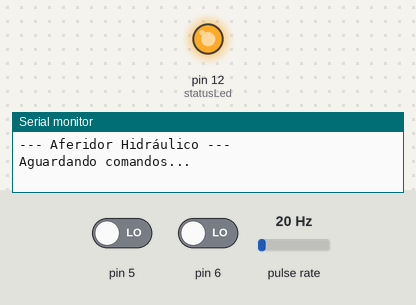
This sketch was run on a simulated Arduino Uno, built with avr-gcc and run on an emulated ATmega328P. On the bench: output pins drawn as LEDs (lit = HIGH), the last lines printed to the serial monitor. Wiring (inferred from the names in the program): pulse sensor: data pin 2. Inputs (shaded band) come from the test bench; at power-on: pin 5 LOW, pin 6 LOW, pulse rate 20 Hz.

Above: at 3.2 s.
3.3 s: pin 5 driven HIGH
At 4.6 s:
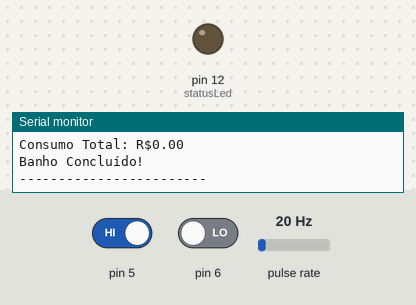
6.4 s: pin 5 driven LOW and pin 6 driven HIGH
At 7.0 s:
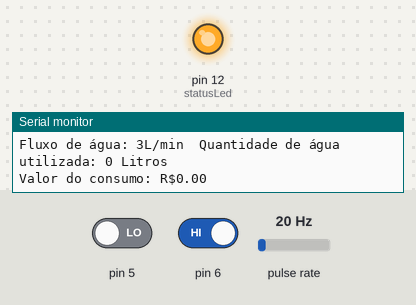
Timing chart, 0 to 9.4 s (numbered marks = the images above; inputs shaded):
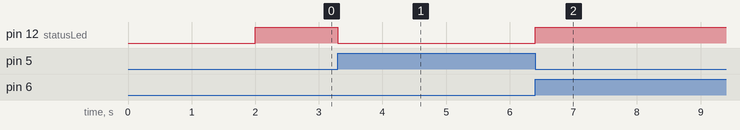

The sketch:

nanoBoardWaterMain.ino
```cpp
/*
CÁLCULO DE CONSUMO DE ÁGUA:

TARIFAS:
R2 - R$6.18(11-15MC)
R3 - R$7.91(16-20MC)

RELAÇÃO MCxL
1L  = 0.001MC
1MC = 1000L

Ex. Tarifa R2: A cada 1000L = 1MC --> R$6.18

EQUAÇÃO:
A(R$) = (V(L) x 0.001) x TARIFA(R$)
RODANDO NO CANAL 2
*/

#include <Wire.h>

char q[10];
char g[10];
char a[10];
char strSend[25];
int require = -1;

byte statusLed    = 12;

//LITROS:
float waterLit = 0;
//R$:
float waterCons = 0;

bool fim_banho = false;

bool concluir = false;

byte sensorInterrupt = 0;

//Digital pin 2
byte sensorPin       = 2;

// The hall-effect flow sensor outputs approximately 4.5 pulses per second per
// litre/minute of flow.
float calibrationFactor = 4.5;

volatile byte pulseCount;

float flowRate;
unsigned int flowMilliLitres;
unsigned long totalMilliLitres;
unsigned long litres;
unsigned long oldTime;

// TARIFA:
#define R2 6.18
#define R3 7.91
float A = 0;

void setup()
{

  // Initialize a serial connection for reporting values to the host
  Serial.begin(115200);
  //CANAL 2
  Wire.begin(2);
  delay(2000);
  Serial.println("--- Aferidor Hidráulico ---");
  Serial.println("Aguardando comandos...");
  Serial.println();
  // Set up the status LED line as an output
  pinMode(statusLed, OUTPUT);
  digitalWrite(statusLed, HIGH);  // We have an active-low LED attached

  pinMode(5, INPUT);
  pinMode(6, INPUT);
  pinMode(sensorPin, INPUT);
  digitalWrite(sensorPin, HIGH);

  pulseCount        = 0;
  flowRate          = 0.0;
  flowMilliLitres   = 0;
  totalMilliLitres  = 0;
  oldTime           = 0;

  // The Hall-effect sensor is connected to pin 2 which uses interrupt 0.
  // Configured to trigger on a FALLING state change (transition from HIGH
  // state to LOW state)
  attachInterrupt(sensorInterrupt, pulseCounter, FALLING);

  Wire.onReceive(receiveEvent);
  Wire.onRequest(requestEvent);
}

/**
 * Main program loop
 */
void loop()
{

  if(digitalRead(5))
  {
    fim_banho = true;
    digitalWrite(12, LOW);
    oldTime = 0;
    //tempo_minutos = 0;
  }
  else
  {
    if(digitalRead(6))
    {
        fim_banho = false;
        digitalWrite(12, HIGH);
        afereAgua();
        concluir = false;
    }
  }

  if(fim_banho && (concluir == false))
  {
    delay(100);
    fechaConta();
  }

}

void afereAgua()
{
  if((millis() - oldTime) > 1000)    // Only process counters once per second
  {
    // Disable the interrupt while calculating flow rate and sending the value to
    // the host
    detachInterrupt(sensorInterrupt);

    // Because this loop may not complete in exactly 1 second intervals we calculate
    // the number of milliseconds that have passed since the last execution and use
    // that to scale the output. We also apply the calibrationFactor to scale the output
    // based on the number of pulses per second per units of measure (litres/minute in
    // this case) coming from the sensor.
    flowRate = ((1000.0 / (millis() - oldTime)) * pulseCount) / calibrationFactor;

    // Note the time this processing pass was executed. Note that because we've
    // disabled interrupts the millis() function won't actually be incrementing right
    // at this point, but it will still return the value it was set to just before
    // interrupts went away.
    oldTime = millis();

    // Divide the flow rate in litres/minute by 60 to determine how many litres have
    // passed through the sensor in this 1 second interval, then multiply by 1000 to
    // convert to millilitres.
    flowMilliLitres = (flowRate / 60) * 1000;

    // Add the millilitres passed in this second to the cumulative total
    totalMilliLitres += flowMilliLitres;

    unsigned int frac;

    // Print the flow rate for this second in litres / minute
    Serial.println();
    Serial.print("Fluxo de água: ");
    Serial.print(int(flowRate));  // Print the integer part of the variable
    Serial.print("L/min");

    Serial.print("\t");       // Print tab space

    // Print the cumulative total of litres flowed since starting
    Serial.print("Quantidade de água utilizada: ");
    litres = totalMilliLitres/1000;
    Serial.print(litres);
    Serial.println(" Litros");

    Serial.println();

    // CALCULA VALOR GASTO EM REAIS MEDIANTE TARIFA DA CONCESSIONÁRIA:

    A = ((totalMilliLitres/1000) * 0.001) * R2;
    Serial.print("Valor do consumo: R$");
    Serial.println(String(A));

    // Reset the pulse counter so we can start incrementing again
    pulseCount = 0;

    // Enable the interrupt again now that we've finished sending output
    attachInterrupt(sensorInterrupt, pulseCounter, FALLING);
  }
}

/*
Insterrupt Service Routine
 */
void pulseCounter()
{
  // Increment the pulse counter
  pulseCount++;
}

void fechaConta()
{
  Serial.println();
  Serial.println("------------------------");
  Serial.print("Fluxo de água: ");
  Serial.print(flowRate);
  Serial.print("L/min");

  Serial.println();

  Serial.print("Quantidade de água gasta: ");
  Serial.print(litres);
  Serial.print("L");

  Serial.println();

  Serial.print("Consumo Total: R$");
  Serial.print(A);
  Serial.println();
  Serial.println();
  Serial.println("Banho Concluído!");
  concluir = true;
  Serial.println("------------------------");
}

void receiveEvent(int howMany)
{
  if(Wire.available())
  {
    require = Wire.read();
  }
  Serial.println("Recebendo requisição...");
  Serial.println();
  Serial.print(".");
  delay(100);
  Serial.print(".");
  delay(100);
  Serial.print(".");
  delay(100);
  Serial.println("");
}

void requestEvent()
{
  Serial.println("Enviando dados do banho...");

  dtostrf(litres, 5, 2, g);
  dtostrf(A, 5, 2, a);
  dtostrf(flowRate, 5, 2, q);

  Serial.println(g);
  Serial.println(a);
  Serial.println(q);

  sprintf(strSend, "%s ; %s ; %s ; " ,g,a,q);
  Wire.write(strSend);
  Serial.println(strSend);
}
```

Measured:
- after the input at 3.3 s, pin 12 (statusLed): HIGH → LOW at once
- after the input at 6.4 s, pin 12 (statusLed): LOW → HIGH at once
